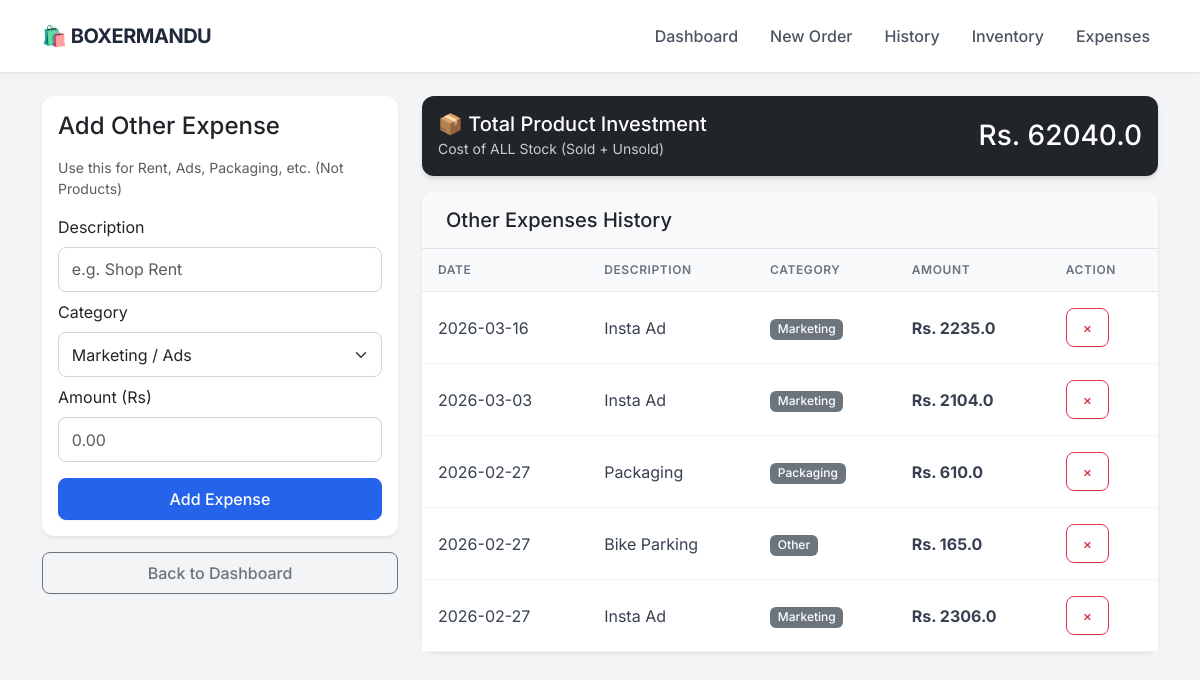
/expenses, run on the app's committed database.
### app.py (models this page shows)
class Expense(db.Model):
    id = db.Column(db.Integer, primary_key=True)
    description = db.Column(db.String(100), nullable=False)
    category = db.Column(db.String(50), nullable=False) # e.g. Rent, Marketing, Packaging
    amount = db.Column(db.Float, nullable=False)
    date = db.Column(db.DateTime, default=datetime.utcnow)

### app.py (the view, shortened to what this page needs)
@app.route('/expenses', methods=['GET', 'POST'])
def expenses():
    all_expenses = Expense.query.order_by(Expense.date.desc()).all()
    inventory_value = 0
    products = Product.query.all()
    for p in products:
        inventory_value += (p.stock * p.cost_price)
    sold_cost = 0
    order_items = OrderItem.query.all()
    for item in order_items:
        product = Product.query.get(item.product_id)
        if product:
            sold_cost += (item.quantity * product.cost_price)
    total_product_expense = inventory_value + sold_cost
    return render_template('expenses.html',
                           expenses=all_expenses,
                           product_expense=total_product_expense)

### templates/expenses.html (shortened to what this page needs)
{% extends "layout.html" %}
{% block content %}
<div class="row">
    <div class="col-md-4">
        <div class="card p-3 mb-3 shadow-sm">
            <h4 class="mb-3">Add Other Expense</h4>
            <p class="text-muted small">Use this for Rent, Ads, Packaging, etc. (Not Products)</p>
            <form method="POST">
                <label class="form-label">Description</label>
                <input type="text" name="description" class="form-control mb-2" placeholder="e.g. Shop Rent" required>
                <label class="form-label">Category</label>
                <select name="category" class="form-select mb-2">
                    <option value="Marketing">Marketing / Ads</option>
                </select>
                <label class="form-label">Amount (Rs)</label>
                <input type="number" name="amount" step="0.01" class="form-control mb-3" placeholder="0.00" required>
                <button type="submit" class="btn btn-primary w-100">Add Expense</button>
            </form>
        </div>
        <a href="/" class="btn btn-outline-secondary w-100">Back to Dashboard</a>
    </div>
    <div class="col-md-8">
        <div class="card text-white bg-dark mb-3">
            <div class="card-body d-flex justify-content-between align-items-center">
                <div>
                    <h5 class="mb-0">📦 Total Product Investment</h5>
                    <small style="color: #ccc;">Cost of ALL Stock (Sold + Unsold)</small>
                </div>
                <h3 class="mb-0">Rs. {{ product_expense }}</h3>
            </div>
        </div>
        <div class="card shadow-sm">
            <div class="card-header bg-light border-bottom">
                <h5 class="mb-0">Other Expenses History</h5>
            </div>
            <div class="table-responsive">
                <table class="table table-hover mb-0 align-middle">
                    <thead class="table-light">
                        <tr>
                            <th>Date</th>
                            <th>Description</th>
                            <th>Category</th>
                            <th>Amount</th>
                            <th>Action</th>
                        </tr>
                    </thead>
                    <tbody>
                        {% for exp in expenses %}
                        <tr>
                            <td>{{ exp.date.strftime('%Y-%m-%d') }}</td>
                            <td>{{ exp.description }}</td>
                            <td><span class="badge bg-secondary">{{ exp.category }}</span></td>
                            <td class="fw-bold">Rs. {{ exp.amount }}</td>
                            <td>
                                <a href="/delete_expense/{{ exp.id }}" class="btn btn-sm btn-outline-danger" onclick="return confirm('Delete this expense?')">×</a>
                            </td>
                        </tr>
                        {% else %}
                        <tr>
                            <td colspan="5" class="text-center text-muted py-4">No other expenses added yet.</td>
                        </tr>
                        {% endfor %}
                    </tbody>
                </table>
            </div>
        </div>
    </div>
</div>
{% endblock %}

### templates/layout.html (style rules this page uses)
:root { --primary-color: #2563eb; --bg-color: #f3f4f6; --text-dark: #1f2937; --card-shadow: 0 4px 6px -1px rgba(0, 0, 0, 0.1), 0 2px 4px -1px rgba(0, 0, 0, 0.06); }
body { font-family: 'Inter', sans-serif; background-color: var(--bg-color); color: var(--text-dark); }
.card { border: none; border-radius: 12px; box-shadow: var(--card-shadow); background: #ffffff; transition: transform 0.2s; }
.card-header { background-color: #ffffff; border-bottom: 1px solid #f3f4f6; font-weight: 600; padding: 1rem 1.5rem; border-radius: 12px 12px 0 0 !important; }
.btn { border-radius: 8px; font-weight: 500; padding: 0.5rem 1rem; box-shadow: 0 1px 2px 0 rgba(0, 0, 0, 0.05); }
.btn-primary { background-color: var(--primary-color); border-color: var(--primary-color); }
.table { margin-bottom: 0; }
.table thead th { background-color: #f9fafb; color: #6b7280; font-size: 0.75rem; text-transform: uppercase; letter-spacing: 0.05em; font-weight: 600; border-bottom: 1px solid #e5e7eb; padding: 0.75rem 1rem; }
.table tbody td { padding: 1rem 1rem; vertical-align: middle; color: #374151; border-bottom: 1px solid #f3f4f6; }
.badge { padding: 0.35em 0.65em; font-weight: 500; border-radius: 6px; }
.form-control, .form-select { border-radius: 8px; border: 1px solid #d1d5db; padding: 0.6rem 0.8rem; }

### data on the page
Expense: date "2026-03-16", description "Insta Ad", category "Marketing", amount "2235.0"
Expense: date "2026-03-03", description "Insta Ad", category "Marketing", amount "2104.0"
Expense: date "2026-02-27", description "Packaging", category "Packaging", amount "610.0"
Expense: date "2026-02-27", description "Bike Parking", category "Other", amount "165.0"
Expense: date "2026-02-27", description "Insta Ad", category "Marketing", amount "2306.0"

### other printed values
{{ product_expense }} "62040.0"
